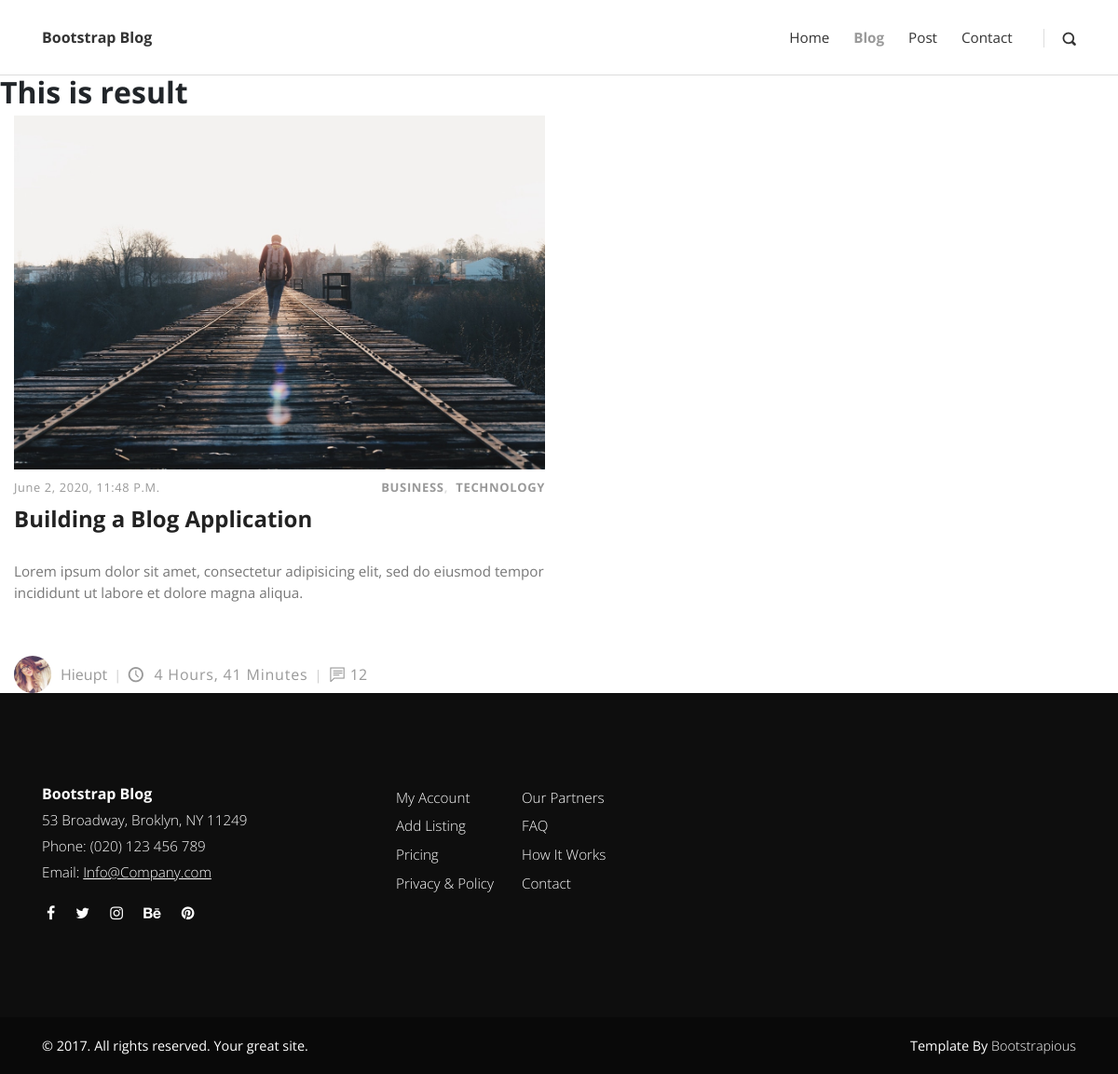
The app's page /search/ with its own data.
### blog/models.py (models this page shows, shortened)
class Post(models.Model):
    title = models.CharField(_('title'), max_length=255)
    slug = models.SlugField(max_length=254, unique=True, blank=True, editable=True)
    author = models.ForeignKey(Author, on_delete=models.CASCADE, related_name='blog_posts')
    image = models.ImageField(_('image'), blank=True, null=True, upload_to='blog')
    text = RichTextField(_('text'))
    description = models.TextField(_('description'), blank=True, null=True)
    published = models.BooleanField(_('published'), default=False)
    categories = models.ManyToManyField(Category)
    created = models.DateTimeField(_('created'), auto_now_add=True)
    modified = models.DateTimeField(_('modified'), auto_now=True)
    pub_date = models.DateTimeField(_('publish date'), blank=True, null=True)
    featured = models.BooleanField(default=False)
    views = models.IntegerField(default=0)
    previous_post = models.ForeignKey('self', related_name='previous', on_delete=models.SET_NULL, blank=True, null=True)
    next_post = models.ForeignKey('self', related_name='next', on_delete=models.SET_NULL, blank=True, null=True)
    def get_absolute_url(self):
        return reverse("blog:post", args=[self.slug])
    class Meta:
        verbose_name = _('blog post')
        verbose_name_plural = _('blog posts')
        ordering = ['pub_date']

class Category(models.Model):
    title = models.CharField(max_length=50)
    def __str__(self):
        return self.title

class Author(models.Model):
    user = models.OneToOneField(User, on_delete=models.CASCADE)
    profile_image = models.ImageField()
    def __str__(self):
        return self.user.username

### blog/views.py (the view)
# urls.py: path('search/', views.search, name ='search'),
def search(request):
    queryset = Post.objects.all()
    query = request.GET.get('q')
    if query:
        queryset = queryset.filter(
            Q(title__icontains = query) |
            Q(description__icontains = query)
        )
    context = {
        'queryset': queryset
    }
    return render(request, 'search_result.html', context)

### templates/search_result.html
{% extends "base.html" %}
{% load static %}
{% block content %}
<h2>This is result</h2>
    {% for result in queryset%}
        <div class="post col-xl-6">
            <div class="post-thumbnail"><a href="{{result.get_absolute_url}}"><img src="{{ result.image.url }}" alt="..." class="img-fluid"></a></div>
                <div class="post-details">
                    <div class="post-meta d-flex justify-content-between">
                    <div class="date meta-last">{{result.created}}</div>
                    <div class="category">
                    {% for cat in result.categories.all %}
                        <a href="#">{{cat}}</a>
                    {%endfor%}
                    </div>
                    </div><a href="{{result.get_absolute_url}}">
                    <h3 class="h4">{{result.title|truncatewords:7}}</h3></a>
                    <p class="text-muted">{{result.text|safe|truncatewords:30}}</p>
                    <footer class="post-footer d-flex align-items-center"><a href="#" class="author d-flex align-items-center flex-wrap">
                        <div class="avatar"><img src="{{result.author.profile_image.url}}" alt="..." class="img-fluid"></div>
                        <div class="title"><span>{{result.author}}</span></div></a>
                    <div class="date"><i class="icon-clock"></i> {{result.created|timesince}}</div>
                    <div class="comments meta-last"><i class="icon-comment"></i>12</div>
                    </footer>
                </div>
            </div>
    {% endfor %}
{% endblock %}

### static/css/style.default.css (style rules this page uses)
body { overflow-x: hidden; }
a, i, span { display: inline-block; text-decoration: none; -webkit-transition: all 0.3s; transition: all 0.3s; }
.category a { color: #999; letter-spacing: 0.08em; font-weight: 700; text-transform: uppercase; text-decoration: none; font-size: 13px; }
.category a::after { content: ','; color: #ddd; display: inline-block; margin-right: 5px; }
.category a:last-of-type::after { display: none; }
i[class*="icon-"] { -webkit-transform: translateY(3px); transform: translateY(3px); }
h1, h2, h3, h4, h5, h6 { margin-bottom: 15px; }
.post-meta { margin: 10px 0; font-size: 0.8em; }
.post-meta .date { text-transform: uppercase; font-weight: 400; }
.post-meta .date::after { display: none; }
.post p:not(.lead) { font-weight: 400; color: #777; font-size: 0.95em; }
.post a { text-decoration: none; }
.post h3 { line-height: 1.1em; color: #222; -webkit-transition: all 0.3s; transition: all 0.3s; margin-bottom: 1rem; }
.post .category a { color: #999; letter-spacing: 0.05em; font-weight: 700; text-transform: uppercase; text-decoration: none; }
.post .date { letter-spacing: 0.05em; font-weight: 400; text-transform: uppercase; color: #aaa; }
.post .avatar { max-width: 40px; min-width: 40px; height: 40px; overflow: hidden; border-radius: 50%; margin-right: 10px; }
.post .title, .post .date, .post .comments, .post .views { font-weight: 400; color: #999; text-transform: capitalize; }
.post .title i, .post .date i, .post .comments i, .post .views i { margin-right: 5px; font-size: 1.1em; }
.post .title::after, .post .date::after, .post .comments::after, .post .views::after { content: '|'; display: inline-block; margin: 0 7px; font-size: 0.9em; color: #ccc; }
.post .meta-last::after { display: none; }
body { font-family: "Open Sans", sans-serif; font-size: 1rem; font-weight: normal; line-height: 1.5; color: #212529; background-color: #fff; }
a { color: #999; text-decoration: none; }
h1, h2, h3, h4, h5, h6, .h1, .h2, .h3, .h4, .h5, .h6 { margin-bottom: 0.5rem; font-family: inherit; font-weight: 700; line-height: 1.1; color: inherit; }
h2, .h2 { font-size: 2rem; }
h3, .h3 { font-size: 1.75rem; }
h4, .h4 { font-size: 1.5rem; }

### records on screen
Post: image (picture), created "June 2, 2020, 11:48 P.m.", title "Building a Blog Application", text "Lorem ipsum dolor sit amet, consectetur adipisicing elit, sed do eiusmod tempor incididunt ut labore et dolore magna aliqua.", author.profile_image (picture), author "Hieupt", created "4 Hours, 41 Minutes"
Category: title "BUSINESS"
Category: title "TECHNOLOGY"
